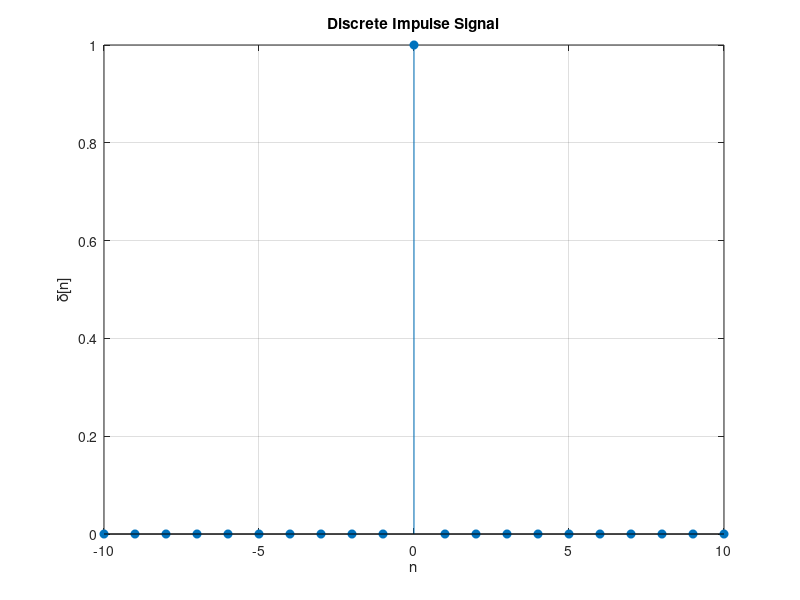

Write MATLAB code to recreate this figure.
n = -10:10;
delta = (n == 0);
stem(n, delta, 'filled');
xlabel('n');
ylabel('\delta[n]');
title('Discrete Impulse Signal');
grid on;